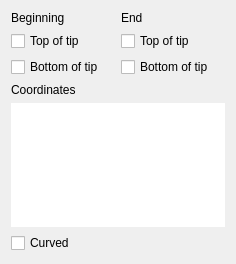
<?xml version="1.0" encoding="UTF-8"?>
<ui version="4.0">
 <class>arrowPopup</class>
 <widget class="QWidget" name="arrowPopup">
  <property name="geometry">
   <rect>
    <x>0</x>
    <y>0</y>
    <width>236</width>
    <height>264</height>
   </rect>
  </property>
  <property name="windowTitle">
   <string>Arrow Properties</string>
  </property>
  <layout class="QGridLayout" name="gridLayout">
   <item row="0" column="0">
    <widget class="QLabel" name="beginningLabel">
     <property name="text">
      <string>Beginning</string>
     </property>
    </widget>
   </item>
   <item row="1" column="1">
    <widget class="QCheckBox" name="endTopTip">
     <property name="text">
      <string>Top of tip</string>
     </property>
    </widget>
   </item>
   <item row="2" column="0">
    <widget class="QCheckBox" name="beginningBottomTip">
     <property name="text">
      <string>Bottom of tip</string>
     </property>
    </widget>
   </item>
   <item row="1" column="0">
    <widget class="QCheckBox" name="beginningTopTip">
     <property name="text">
      <string>Top of tip</string>
     </property>
    </widget>
   </item>
   <item row="3" column="0">
    <widget class="QLabel" name="CoordinatesLabel">
     <property name="text">
      <string>Coordinates</string>
     </property>
    </widget>
   </item>
   <item row="2" column="1">
    <widget class="QCheckBox" name="endBottomTip">
     <property name="text">
      <string>Bottom of tip</string>
     </property>
    </widget>
   </item>
   <item row="0" column="1">
    <widget class="QLabel" name="endLabel">
     <property name="text">
      <string>End</string>
     </property>
    </widget>
   </item>
   <item row="5" column="0">
    <widget class="QCheckBox" name="curved">
     <property name="toolTip">
      <string>Number of points has to 3*n + 1 for spline</string>
     </property>
     <property name="text">
      <string>Curved</string>
     </property>
    </widget>
   </item>
   <item row="4" column="0" colspan="2">
    <widget class="Molsketch::CoordinateTableView" name="Coordinates">
     <property name="font">
      <font>
       <pointsize>8</pointsize>
      </font>
     </property>
     <property name="frameShape">
      <enum>QFrame::NoFrame</enum>
     </property>
     <property name="frameShadow">
      <enum>QFrame::Plain</enum>
     </property>
     <property name="lineWidth">
      <number>0</number>
     </property>
     <property name="showGrid">
      <bool>false</bool>
     </property>
     <property name="cornerButtonEnabled">
      <bool>false</bool>
     </property>
     <attribute name="verticalHeaderVisible">
      <bool>false</bool>
     </attribute>
    </widget>
   </item>
  </layout>
 </widget>
 <customwidgets>
  <customwidget>
   <class>Molsketch::CoordinateTableView</class>
   <extends>QTableView</extends>
   <header>coordinatetableview.h</header>
  </customwidget>
 </customwidgets>
 <resources/>
 <connections/>
 <slots>
  <slot>applyPropertiesToArrow()</slot>
 </slots>
</ui>
